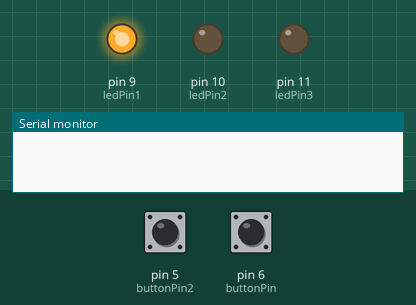
This sketch was run on a simulated Arduino Uno, built with avr-gcc and run on an emulated ATmega328P. Shown: output pins drawn as LEDs (lit = HIGH), the last lines printed to the serial monitor. Inputs (shaded band) come from the test bench; at power-on: pin 5 (buttonPin2) LOW, pin 6 (buttonPin) LOW.

Above: at 1.2 s.
1.3 s: pin 5 (buttonPin2) pulled HIGH for 0.15 s
At 2.0 s:
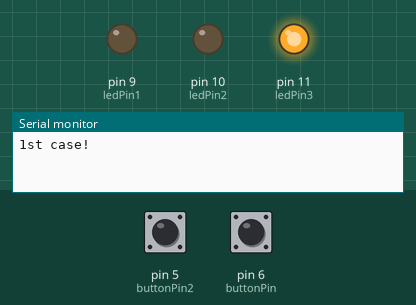
2.9 s: pin 5 (buttonPin2) pulled HIGH for 1 s
At 3.2 s:
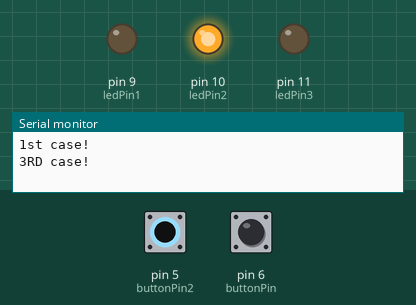
5.4 s: pin 6 (buttonPin) pulled HIGH for 0.15 s
At 6.3 s:
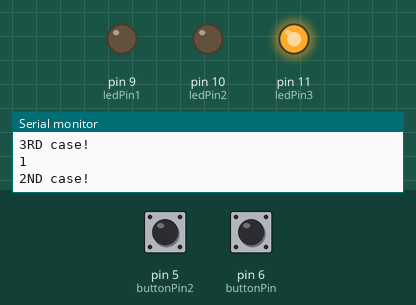
7.0 s: pin 6 (buttonPin) pulled HIGH for 1 s
At 7.5 s:
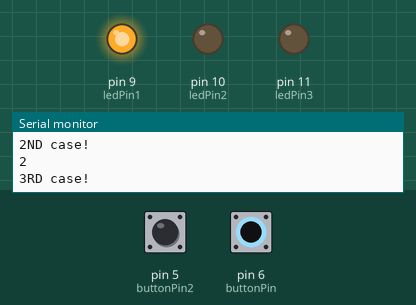
9.5 s: pin 6 (buttonPin) pulled HIGH for 3.2 s
At 10.6 s:
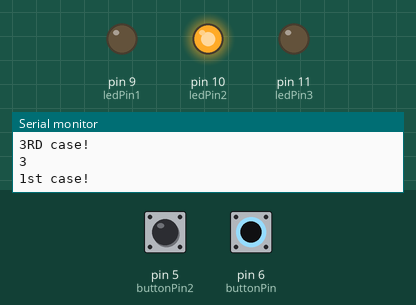
Timing chart, 0 to 12.5 s (numbered marks = the images above; inputs shaded):
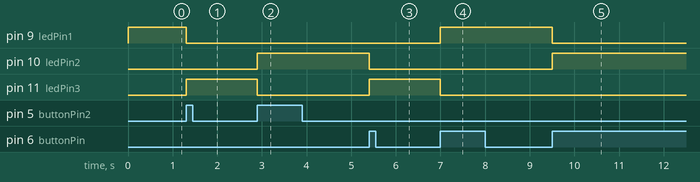

The sketch:

ex5button1.ino
```cpp
const int buttonPin = 6;
const int buttonPin2 = 5;
const int ledPin1 =  9;
const int ledPin2 =  10;
const int ledPin3 =  11;
int ledstate1 = HIGH;
int ledstate2 = LOW;
int ledstate3 = LOW;


// variables will change:
int buttonState = 0;
int buttonState2 = 0;
int lastbutton = 0;
int lastbutton2 = 0;


int ct=0;
int ct2=0;
void setup() {

  pinMode(ledPin1, OUTPUT);
  pinMode(ledPin2, OUTPUT);
  pinMode(ledPin3, OUTPUT);
  pinMode(buttonPin2,INPUT);
  pinMode(buttonPin, INPUT);
  Serial.begin(9600);
}

void loop() {

  digitalWrite(ledPin1,ledstate1);
  buttonState = digitalRead(buttonPin);
  buttonState2 = digitalRead(buttonPin2);


 if (buttonState!=lastbutton) {


 if(buttonState==HIGH)
 {
    ct=ct+1;
    Serial.println(ct);
  if(ledstate1 == HIGH && ledstate2 == LOW && ledstate3 == LOW)
  {
    Serial.println("1st case!");
   ledstate1=LOW;
   ledstate2=HIGH;
   ledstate3=LOW;


  }

 else if(ledstate1 == LOW && ledstate2 == HIGH && ledstate3 == LOW)
  {
    Serial.println("2ND case!");
   ledstate1=LOW;
   ledstate2=LOW;
   ledstate3=HIGH;

  }

  else if(ledstate1 == LOW && ledstate2 == LOW && ledstate3 == HIGH)
  {
    Serial.println("3RD case!");
   ledstate1=HIGH;
   ledstate2=LOW;
   ledstate3=LOW;

  }

  else
  {}
 }

 else
 {

 }


  digitalWrite(ledPin1,ledstate1);
  digitalWrite(ledPin2,ledstate2);
  digitalWrite(ledPin3,ledstate3);

  lastbutton = buttonState;
  delay(50);
  }


if (buttonState2 != lastbutton2) {

    if (buttonState2 == HIGH) {

      ct2++;

      if(ledstate1 == HIGH && ledstate2 == LOW && ledstate3 == LOW)
  {
    Serial.println("1st case!");
   ledstate1=LOW;
   ledstate2=LOW;
   ledstate3=HIGH;


  }

 else if(ledstate1 == LOW && ledstate2 == HIGH && ledstate3 == LOW)
  {
    Serial.println("2ND case!");
   ledstate1=HIGH;
   ledstate2=LOW;
   ledstate3=LOW;

  }

  else if(ledstate1 == LOW && ledstate2 == LOW && ledstate3 == HIGH)
  {
    Serial.println("3RD case!");
   ledstate1=LOW;
   ledstate2=HIGH;
   ledstate3=LOW;

  }


    }


    else {

    }


  digitalWrite(ledPin1,ledstate1);
  digitalWrite(ledPin2,ledstate2);
  digitalWrite(ledPin3,ledstate3);


    delay(50);
    lastbutton2 = buttonState2;
  }


}
```

Measured:
- after the input at 1.3 s, pin 9 (ledPin1): HIGH → LOW at once; pin 11 (ledPin3): LOW → HIGH at once
- after the input at 2.9 s, pin 10 (ledPin2): LOW → HIGH at once; pin 11 (ledPin3): HIGH → LOW at once
- after the input at 5.4 s, pin 10 (ledPin2): HIGH → LOW at once; pin 11 (ledPin3): LOW → HIGH at once
- after the input at 7.0 s, pin 9 (ledPin1): LOW → HIGH at once; pin 11 (ledPin3): HIGH → LOW at once
- after the input at 9.5 s, pin 9 (ledPin1): HIGH → LOW at once; pin 10 (ledPin2): LOW → HIGH at once
